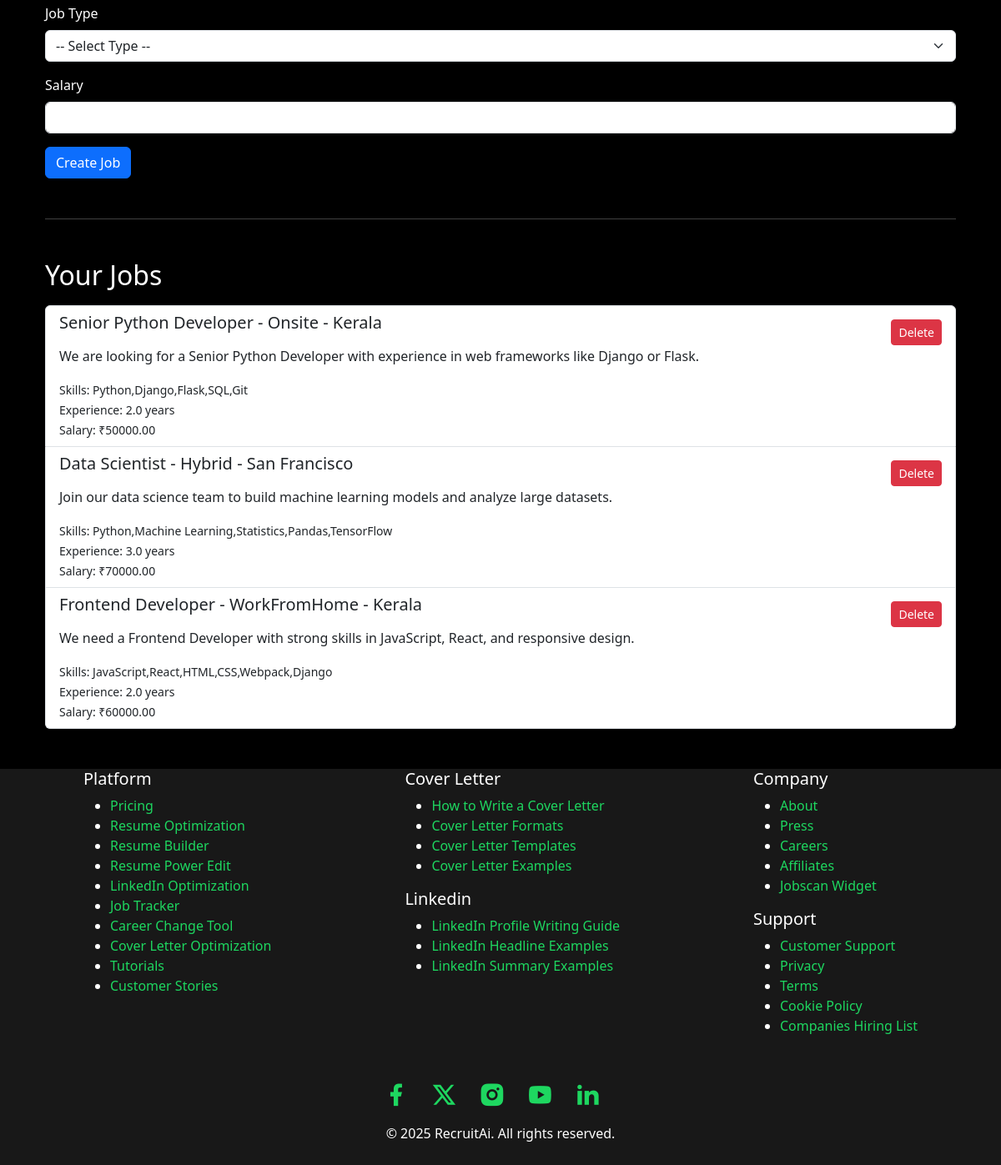
/jobs/manage-jobs/ (lower part), run on an earlier commit of the app's database.
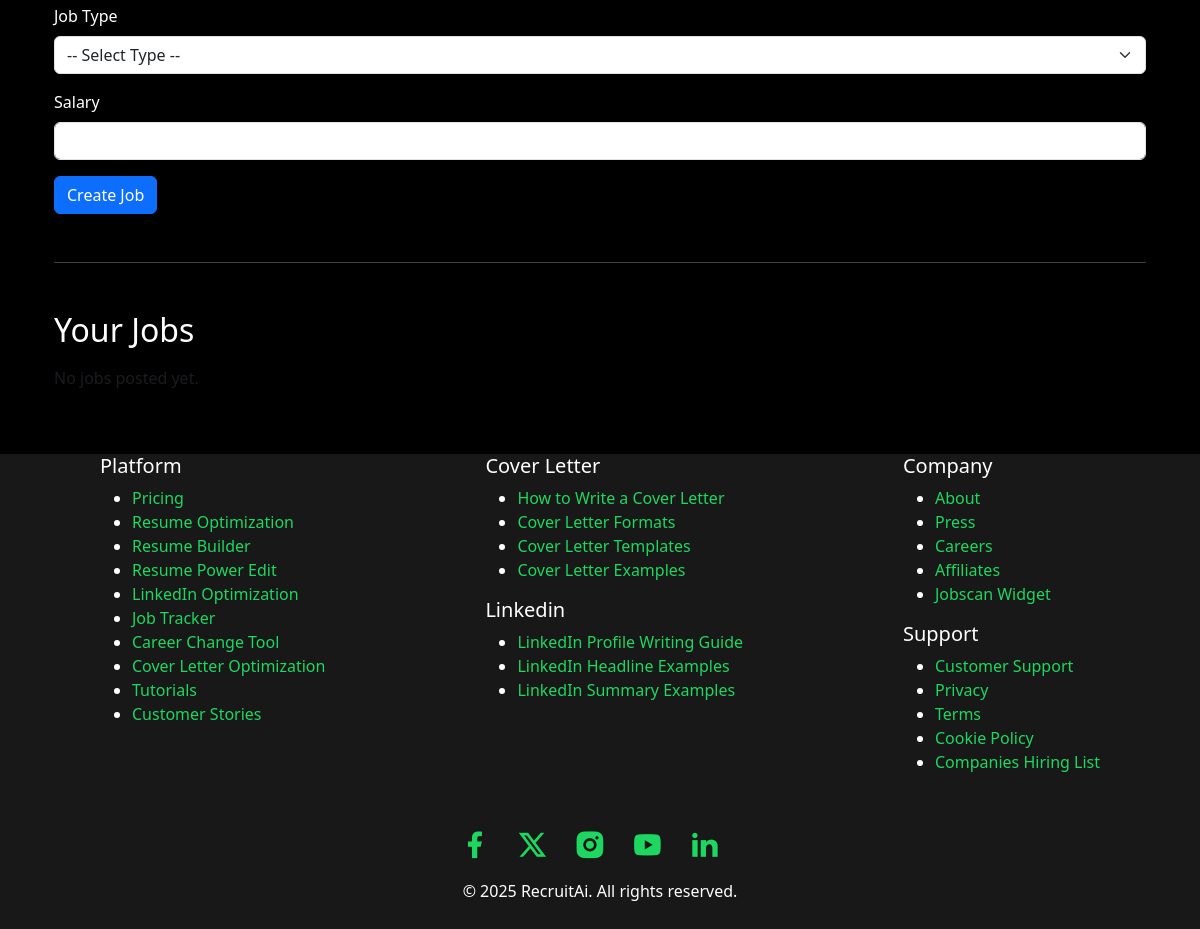
And on a later commit of the database.
### jobs/models.py (models this page shows)
class Job(models.Model):
    title = models.CharField(max_length=255)
    description = models.TextField()
    skills_required = models.TextField()
    location = models.CharField(max_length=255)
    min_experience = models.FloatField()
    job_type = models.CharField(max_length=50)
    required_skills = models.TextField()
    salary = models.DecimalField(max_digits=10, decimal_places=2)
    def __str__(self):
        return self.title

### jobs/views.py (the view)
# urls.py: path('manage-jobs/', views.job_list, name='job_list'),
def job_list(request):
    jobs = Job.objects.all()
    print(f"DEBUG: Jobs fetched: {jobs}")
    return render(request, "jobs/job_management.html", {"jobs": jobs})

### jobs/templates/jobs/job_management.html (shortened to what this page needs)
{% extends 'base.html' %}
{% block content %}
<div class="container py-4">
    <form method="POST" action="{% url 'jobs:create_job' %}">
        <div class="mb-3">
            <label for="job_type" class="form-label">Job Type</label>
            <select class="form-select" name="job_type" id="job_type" required>
                <option value="">-- Select Type --</option>
            </select>
        </div>
        <div class="mb-3">
            <label for="salary" class="form-label">Salary</label>
            <input type="number" class="form-control" id="salary" name="salary" step="0.01" required>
        </div>
        <button type="submit" class="btn btn-primary">Create Job</button>
    </form>
    <hr class="my-5">
    <h2 class="mb-3">Your Jobs</h2>
    {% if jobs %}
        <div class="list-group">
            {% for job in jobs %}
                <div class="list-group-item d-flex justify-content-between align-items-start">
                    <div>
                        <h5>{{ job.title }} - {{ job.job_type }} - {{ job.location }}</h5>
                        <p>{{ job.description|linebreaks }}</p>
                        <small>Skills: {{ job.skills_required }}</small><br>
                        <small>Experience: {{ job.min_experience }} years</small><br>
                        <small>Salary: ₹{{ job.salary }}</small>
                    </div>
                    <form method="POST" action="{% url 'jobs:delete_job' job.id %}">
                        <button class="btn btn-danger btn-sm mt-2">Delete</button>
                    </form>
                </div>
            {% endfor %}
        </div>
    {% else %}
        <p class="text-muted">No jobs posted yet.</p>
    {% endif %}
</div>
{% endblock %}

What changed in the data, as far as the page shows it:
removed Job: title "Senior Python Developer", job_type "Onsite", location "Kerala", description "We are looking for a Senior Python Developer with experience in web frameworks like Django or Flask.", skills_required "Python,Django,Flask,SQL,Git", min_experience "2.0", salary "50000.00"
removed Job: title "Data Scientist", job_type "Hybrid", location "San Francisco", description "Join our data science team to build machine learning models and analyze large datasets.", skills_required "Python,Machine Learning,Statistics,Pandas,TensorFlow", min_experience "3.0", salary "70000.00"
removed Job: title "Frontend Developer", job_type "WorkFromHome", location "Kerala", description "We need a Frontend Developer with strong skills in JavaScript, React, and responsive design.", skills_required "JavaScript,React,HTML,CSS,Webpack,Django", min_experience "2.0", salary "60000.00"
Also different on the page:
text now shown: "No jobs posted yet."
